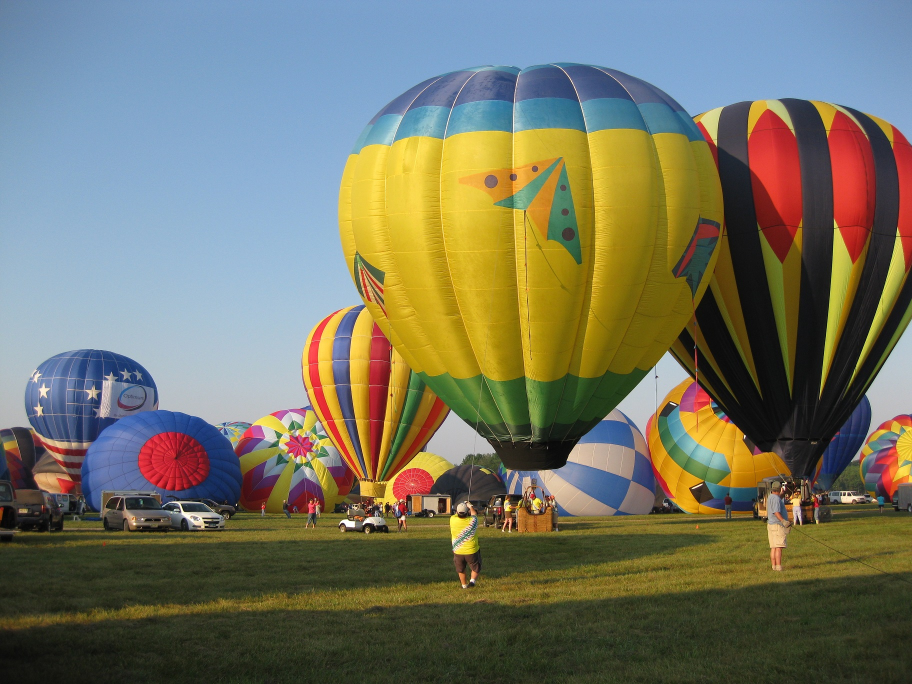
#> input picture Samples/balloons.jpg, 1824 x 1368 px (shown at 1/2 size)
$ python image2excel.py Samples/balloons.jpg
#> lines starting #> are read from the running program, lines starting #| are printed output that depends on the picture
### image_converter.py
"""
Processing module for image2excel.  Handles one image file end-to-end.
To use, instantiate a Converter, then call its process_file method.  A
Converter is for single-use only, use a new Converter to process another image.

Coded by Greg Chung : https://github.com/GregChung-IBFL/image2excel
"""
import os
from datetime import datetime

from openpyxl import Workbook
from openpyxl.utils import get_column_letter
from openpyxl.formatting.rule import ColorScaleRule

from PIL import Image   # pillow package from https://python-pillow.org/


class Converter :
    """The main worker class for the image-to-spreadsheet conversion."""

    class SheetInfo :
        """Mini data class representing the size of the spreadsheet image."""
        def __init__(self) :
            self.num_sheet_cols = self.num_sheet_rows = 1

    def __init__( self, filepath:str, config:dict ) :
        self.filepath = filepath
        self.config = config
        self.sheet_info = Converter.SheetInfo()
        # image_info will contain tuples of (label, text) string describing the image and
        # image file, which will be used to populate the Information worksheet in the spreadsheet.
        self.image_info = []
        self._add_image_info( "File & Image Properties:" )

    def _add_image_info( self, label:str = "", value:str = "" ) :
        """Helper function to append (@label, @value) string tuples into the image_info list."""
        self.image_info.append( (label, value) )


    def calc_resize_dimensions( self, image:Image, output_width:int, output_height:int, allow_enlarge:bool ) :
        """Calculates and returns the dimensions of the resized-to-fit @image.  (Does not
        modify @image.)
        Returns tuple containing the (new width, new height, factor) which best fits the desired
        @output_width and @output_height.  The new dimensions maintain the aspect ratio
        of the original @image.  Images will only be enlarged to fit if @allow_enlarge is True.
        """
        # Calculate the rescaling factor for each dimension to reach the desired output size.
        # If the original image is smaller than the desired size, the factor will exceed 100%.
        horz_rescale = output_width / image.width
        vert_rescale = output_height / image.height

        # However, if enlarging of images is not allowed, cap the scaling factors at 1.0.
        if not allow_enlarge :
            horz_rescale = min( 1.0, horz_rescale )
            vert_rescale = min( 1.0, vert_rescale )

        # Resizing maintains aspect ratio in both dimensions, so the overall scaling
        # factor is the minimum of either the X or Y scaling.
        rescale = min( horz_rescale, vert_rescale )
        return ( int(round(image.width * rescale)), int(round(image.height * rescale)), rescale )


    # [5 lines left out: function convert_to_RGB_mode, not called in this run]


    def resize_image_to_fit( self, image:Image, new_dimensions ) -> Image:
        """Resizes @image to fit desired output @new_dimensions.
        Returns the resized image.
        """
        image = image.resize( new_dimensions[:2] ) # Omit the rescale factor at the end

        self._add_image_info( "Resizing Factor", "{:.1%}".format(new_dimensions[2]) )
        self._add_image_info( "Resized Resolution (W x H)", "%d x %d" % new_dimensions[:2] )

        return image


    def intialize_image_sheet( self, wkbook ) :
        """Applies various styles to the Image worksheet."""
        wksheet = wkbook.active
        wksheet.title = "Image"

        # The global settings are more efficient than trying to set these per row!  Especially,
        # hiding rows using openpyxl's group() function seems to apply the settings individually.
        wksheet.sheet_format.defaultColWidth = self.config["output_col_width"]
        wksheet.sheet_format.defaultRowHeight = self.config["output_row_height"]
        wksheet.sheet_format.customHeight = True
        wksheet.sheet_format.zeroHeight = 1
        wksheet.sheet_view.showGridLines = False
        wksheet.sheet_view.showRowColHeaders = False

        # Hide the columns beyond the image.
        wksheet.column_dimensions.group( start = get_column_letter(self.sheet_info.num_sheet_cols + 1), end = get_column_letter(16384), hidden = True )

        # The initial zoom of the sheet, by default = 100%.  For very large images, this might
        # need to be set lower.  For small images, this could be higher.
        wksheet.sheet_view.zoomScale = self.config["output_zoom"]

        return wksheet


    def populate_cell_values( self, wksheet, image ) :
        """Populates the @wksheet with the color values making up @image.
        Loop through every pixel in @image and write the appropriate numeric values
        (0-255) into the corresponding spreadsheet cells:
            1. Get the RGB values from getpixel(), which returns a (r, g, b) tuple
            2. Set the values into the corresponding cells
        """

        # Version 1 uses getpixel().  getdata might be faster.

        for row in range( self.sheet_info.num_sheet_rows ) :
            # Reminder, addresses in Excel are 1-indexed while the image and other data is
            # 0-indexed.  Thus +1 is added where setting addresses.
            wksheet.row_dimensions[ row + 1 ].height = self.config["output_row_height"]

            pixel_rgb = (0,0,0)
            for col in range( self.sheet_info.num_sheet_cols ) :
                pixel_x = col // 3    # Three sheet cols per pixel col
                rgb_index = col % 3   # R,G,B
                if rgb_index == 0 :
                    pixel_coord = ( pixel_x, row )
                    pixel_rgb = image.getpixel( pixel_coord )  # Returns (R,G,B) tuple

                cell = wksheet.cell( column = col + 1, row = row + 1 )
                cell.value = pixel_rgb[ rgb_index ]


    def apply_color_rules( self, wksheet ) :
        """Applies the conditional formatting rules to the @wksheet which give color to the cells.
        Every spreadsheet column is assigned a 2-Color Scale style Graded Color Scale conditional
        format, where the gradient ranges from black (cell value = 0) to full red, green, or blue
        (cell value = 255).  The rules are created, and then assigned to the alternating columns.
        """

        # First, define the rules representing the three colors.
        rules = []
        csr_attrs = { "start_type" : "num", "start_value" : 0, "end_type" : "num", "end_value" : 255, "start_color" : "00000000" }
        for end_color in [ "00FF0000", "0000FF00", "000000FF" ] :
            rules.append( ColorScaleRule( **csr_attrs, end_color = end_color ) )

        # Second, generate the conditional formatting ranges.  Ranges use absolute addressing,
        # e.g. A1:A150.  OpenPyXL does not seem to allow conditional formatting using a whole
        # column notation, A:A.
        cell_ranges = [ [], [], [] ]
        for col in range( self.sheet_info.num_sheet_cols ) :
            letter = get_column_letter(col + 1)
            rgb_index = col % 3
            cell_ranges[rgb_index].append( F"{letter}1:{letter}{self.sheet_info.num_sheet_rows}" )

        # Third, apply the ranges to the rules.
        for index in range ( 3 ) :
            wksheet.conditional_formatting.add( " ".join(cell_ranges[index]), rules[index] )


    def write_info_sheet( self, wkbook ) :
        """Creates and populates the Information worksheet into @wkbook.
        Writes the contents of the image_info list, plus the various program settings from config.
        Remember that config will contain the default settings from the configuration file, plus
        any values applied from the command line arguments.
        """
        infosheet = wkbook.create_sheet( "Information" )
        infosheet.column_dimensions[ "A" ].width = infosheet.column_dimensions[ "B" ].width = 35

        # Merge in the program settings from config, with the exception of the presets definitions.
        self._add_image_info()
        self._add_image_info( "Program Arguments & Configuration:" )
        for key, value in self.config.items() :
            if key == "presets" :
                continue
            self._add_image_info( key, str(value) )

        # Dump the combined file properties + settings tuples into the sheet.
        row = 3
        for label, value in self.image_info :
            infosheet.cell( column = 1, row = row, value = label )
            infosheet.cell( column = 2, row = row, value = value )
            row += 1


    def get_output_file_path( self, input_file_path, output_file_path, is_batch_mode ) -> str:
        """Returns the file path for the output file.
        If @output_file_name is specified, its value will be used as the file name for the
        output spreadsheet file.  If not specified, the output file name will be the same
        as the image file, but with the ".xlsx" extension.
        By default, the file will be created under the same directory as the image file.
        """
        if is_batch_mode :
            # In batch mode, output_file_path must be a directory, so all we need to do
            # is append the file name to output_file_path.  basename() returns in the
            # input file's name, without the full path.  splitext() removes the extension.
            filename = os.path.splitext( os.path.basename(input_file_path) )[0]
            output_file_path = output_file_path + "\\" + filename + ".xlsx"
        elif ( output_file_path is None or output_file_path == "" ) :
            # splitext returns the tuple, e.g. ("C:\Text\Example\MyFile", ".jpg"),
            # so simply swap the file extension.
            output_file_path = os.path.splitext( input_file_path )[0] + ".xlsx"
        return output_file_path


    def save_excel_file( self, wkbook, output_file_path:str ) :
        """Saves the spreadsheet represented by @wkbook to the file named by @output_file_path.
        The output file must be writeable.  Any exceptions along the way are reported and eaten.
        """
        try :
            print( F'Saving spreadsheet to "{output_file_path}"...' )
            wkbook.save( output_file_path )
        except FileNotFoundError :
            print( "FileNotFoundError: Please verify path is valid." )
        except PermissionError :
            print( "PermissionError: File may exist and be read-only, or is already open elsewhere." )
        except Exception as exc:
            print( "Something bad happened saving the file: " + str(exc) )


    def process_file(self) -> bool:
        """Converts one image file to a spreadsheet representation.
        """

        # PIL blocks extremely large files, but by default the limit is around 89.5 megapixels.
        Image.MAX_IMAGE_PIXELS = 6000 * 4000  # 24 MP

        try :
            # file must remain open for as long as PIL may need to read from it. In this
            # code, that includes up through the resizing step, after which image will be
            # the resized copy (in memory).
            with open( self.filepath, "br" ) as file :
                image = Image.open( file )
                print( F'Loading image file "{self.filepath}"...' )

                file_stats = os.stat( self.filepath )
                self._add_image_info( "Image File", self.filepath)
                self._add_image_info( "File Size", "{:,}".format(file_stats.st_size))
                self._add_image_info( "Format", image.format)
                self._add_image_info( "Original Resolution (W x H)", "%d x %d" % image.size)

                # I am not sanity checking for "reasonable" image sizes.  An image one pixel
                # tall but 15000 pixels wide might cause problems?  Out of scope for this demo.

                new_dimensions = self.calc_resize_dimensions( image,
                                                  output_width = self.config["output_width"],
                                                  output_height = self.config["output_height"],
                                                  allow_enlarge = self.config.get("enlarge") )

                if image.mode != "RGB" :
                    print( "Converting image to RGB mode..." )
                    image = self.convert_to_RGB_mode( image )

                # Resize the image to fit the desired dimensions.
                print( "Resizing image (%d x %d) to (%d x %d)..." % (image.size + new_dimensions[:2]) )
                image = self.resize_image_to_fit( image, new_dimensions )
        except FileNotFoundError :
            print( "FileNotFoundError:  Please verify path is valid and file exists." )
            return False
        except OSError :
            # Eat this exception.  If the file isn't a supported image format, Pillow throws this.
            # This will typically come up in a batch process where there might be .xlsx files.
            return False
        except Image.DecompressionBombError :
            print( "DecompressionBombError:  Image is too large to process, please try a smaller image." )
            return False

        # Remember the dimensions of the spreadsheet "image" area:
        self.sheet_info.num_sheet_cols = image.width * 3
        self.sheet_info.num_sheet_rows = image.height

        # Figure out the outfile file path & name.
        output_file_path = self.get_output_file_path( self.filepath, self.config["output_file"], self.config["batch_mode"] )

        self._add_image_info( "Spreadsheet Range", "A1:{lastcol}{lastrow}".format( lastcol = get_column_letter(self.sheet_info.num_sheet_cols), lastrow = self.sheet_info.num_sheet_rows ) )
        self._add_image_info( "Spreadsheet File", output_file_path )
        self._add_image_info( "Generated at", datetime.now().strftime( "%b %d %Y %I:%M:%S %p") )

        # The real work commenceth!  Start by initializing an empty workbook.
        wkbook = Workbook()

        # Initialize the first worksheet, which will contain the picture.
        wksheet = self.intialize_image_sheet( wkbook )

        # Populate the "Image" worksheet.
        self.populate_cell_values( wksheet, image )

        # Apply the conditional formatting which displays the colors.
        self.apply_color_rules( wksheet )

        # Create and populate the Information worksheet with details about the image.
        self.write_info_sheet( wkbook )

        # Write the output file, then we're done.
        self.save_excel_file( wkbook, output_file_path )

        # Return True IFF we successfully processed the file
        return True

### image2excel.py
"""
    image2excel : Creates a spreadsheet containing a cells-as-pixels representation of a source
    image.  Each column in the output spreadsheet represents one of the primary colors (Red, Green,
    Blue).  Cells are assigned numerical values between 0-255 representing the brightness of that
    column's color.  Thus, three adjacent cells in a row represent one RGB pixel.  For example,
    HTML LightCoral is #F08080, corresponding to decimal RGB values of (240,128,128).  A
    LightCoral image pixel would be represented in cells A1:A3 with values of 240, 128, and 128.
    When zoomed in, you can see the individual cells' red, green, and blue component colors.  When
    zoomed out and/or standing far back, light combines to create the color palette we expect.
    Thus we can see the whole image, albeit possibly a little darker and grainier.

    Coded by Greg Chung : https://github.com/GregChung-IBFL/image2excel

    V1.0    Tool supports command-line args, presets for default output sizes, operates on a single file.
    V1.01   Bug fix for GIF support.
    V1.1    Adds support for batch processing.
"""

from os import path
from datetime import datetime
import sys
import glob
import json
import argparse
import textwrap

import image_converter  # Mine

# Various application default settings, including the definitions of the presets.
# Many values are overridden via the command-line args, if specified.
CONFIG_FILE_APP = "config.json"


class Application :
    """Main Application class for image2excel.  Handles the housekeeping, while using the image_converter
    module to do the actual processing one an image.
    """

    def __init__(self) :
        self.config = {}


    def read_config_file(self) :
        """Loads basic configuration from the config file into the self.config dict.
        It is a fatal error if the config file cannot be loaded.
        """
        try:
            with open( CONFIG_FILE_APP, "r") as jsonfile:
                self.config = json.load( jsonfile )
        except:
            print( F'Failed to read application configuration file "{CONFIG_FILE_APP}", aborting!' )
            sys.exit( -990 )


    def parse_command_line(self) :
        """Parses the command line arguments, merging them into the config dict.
        input_file is required.  All other settings are optional and will revert to
        default values, many themselves being assigned defaults via the config file.
        """
        epilog = textwrap.dedent( """
        Batch Mode:
            Batch mode is automatically enabled if <input_file> refers to a directory, instead of an individual
            file.  In batch mode, all image files found in the named directory are processed.  Batching is
            shallow; images located in subdirectories under the batch directory are not processed.
            If <output_file> is specified with batch mode, it is required to be a directory to receive the
            generated files.  If <output_file> is not specified, the batch processed output files will be
            saved to the same directory as <input_file>.
        Presets:
            small =  """ + str(self.config["presets"]["small"]) + """
            medium = """ + str(self.config["presets"]["medium"]) + """
            large =  """ + str(self.config["presets"]["large"]) + """
        Use of presets will override --output_height and --output_width, if specified.
        """ )

        parser = argparse.ArgumentParser( description = "Converts an image file to a spreadsheet represention using conditional formatting rules",
                                            formatter_class = argparse.RawDescriptionHelpFormatter,
                                            epilog = epilog
                                        )
        parser.add_argument( "input_file", help = "Input image filename/directory" )
        parser.add_argument( "output_file", default = "", nargs = "?", help = "Output filename/directory, defaults to <input_file>.xlsx if not specified" )
        parser.add_argument( "--output_zoom", type = float, default = self.config["output_zoom"], help = "Desired zoom ratio" )
        parser.add_argument( "--output_col_width", type = float, default = self.config["output_col_width"], help = "Desired output column width" )
        parser.add_argument( "--output_row_height", type = float, default = self.config["output_row_height"], help = "Desired output row height" )
        parser.add_argument( "--output_height", type = float, default = self.config["output_height"], help = "Image output height (px)" )
        parser.add_argument( "--output_width", type = float, default = self.config["output_width"], help = "Image output width (px)" )
        parser.add_argument( "--enlarge", action = argparse.BooleanOptionalAction, help = "If enabled, smaller images can be enlarged; otherwise, images can only be reduced" )
        parser.add_argument( "--preset", choices = ["tiny", "small", "medium", "large"], help = "Use preset settings (see below)" )

        # Parse the command line.  args isa argparse.Namespace, vars(args) returns a dict.
        args = parser.parse_args()
        args_dict = vars(args)

        # Apply preset settings, if one is specified:
        preset = args_dict["preset"]
        if preset :
            print( F'Using "{preset}" preset.' )
            args_dict.update( self.config["presets"][preset] )

        # Merge into the config dict:
        self.config.update( args_dict )


    def run(self) :
        """Runs the app!"""
        print("")
        print("image2excel: Converts image file into a spreadsheet of individual Red, Green, Blue cells.")
        print("")

        self.read_config_file()
#> (reads config.json from the repository)

        self.parse_command_line()

        # Test if input_file exists and is a directory --> enable batch mode!
        input_file = self.config["input_file"]
        is_file = path.isfile( input_file )
        is_dir = path.isdir( input_file )

        # If input_file is an individual file, put its name into our files_list list.  If it
        # refers to a directory, glob up all the file names into files_list.
        self.config["batch_mode"] = False
        if is_dir :
            # Batch mode!
            self.config["batch_mode"] = True

            # If the output_file is named, it must refer to an existing directory.
            if not path.isdir( self.config["output_file"] ) :
                print( F'Batch output target "{self.config["output_file"]}" does not exist or is not a directory.' )
                sys.exit( -1 )

            print( F'Batch processing image files in "{input_file}".' )
            files_list = glob.glob( input_file + "\\*" )
        elif is_file :
            files_list = [ input_file ]
        else :
            print( F'Input file "{input_file}" does not exist, verify path is valid.' )
            sys.exit( -1 )

        start_time = datetime.now()
        num_files_seen = 0
        num_files_processed = 0

        for file_path in files_list :
            # In batch mode, files_list will contain everything directly under the named
            # directory, which can include subdirectories.  This tool does not recurse,
            # so skip anything which isn't a file.
            if not path.isfile( file_path ) :
                continue

            # Pillow docs recommend simply trying to open all files using Image.open()
            # to find the image files.  i.e. don't need to pre-filter by file extension.
            # https://pillow.readthedocs.io/en/stable/handbook/tutorial.html

            num_files_seen += 1
            converter = image_converter.Converter( file_path, self.config )
            if converter.process_file() :
#> in process_file, image is the input picture: PIL image 1824x1368 RGB; mean R, G, B 116.2, 116.4, 98.6
#> in process_file, `new_dimensions = self.calc_resize_dimensions( image, output_width = se..`: new_dimensions = (200, 150, 0.11)
#> (printed output is left out)
#> in resize_image_to_fit, `image = image.resize( new_dimensions[:2] )`:
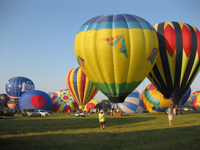
#> image: PIL image 200x150 RGB; mean R, G, B 116.2, 116.4, 98.6
                num_files_processed += 1

        # Calc the total processing time, then report some stats
        elapsed = (datetime.now() - start_time).total_seconds()
        elapsed_str = []
        elapsed_minutes = elapsed // 60
        if elapsed_minutes > 0 :
            elapsed_str.append( F"{int(elapsed_minutes)} minutes" )
        elapsed_seconds = elapsed % 60
        if elapsed_seconds >= 0 :
            elapsed_str.append( F"{int(elapsed_seconds)} seconds" )

        print("")
        print( F"Files seen: {num_files_seen}" )
        print( F"Files processed: {num_files_processed}" )
        print(  "Elapsed time: " + ", ".join(elapsed_str) )


    @staticmethod
    def main() :
        """Instantiate the Application class and run."""
        app = Application()
        app.run()


if __name__ == "__main__" :
    Application.main()
